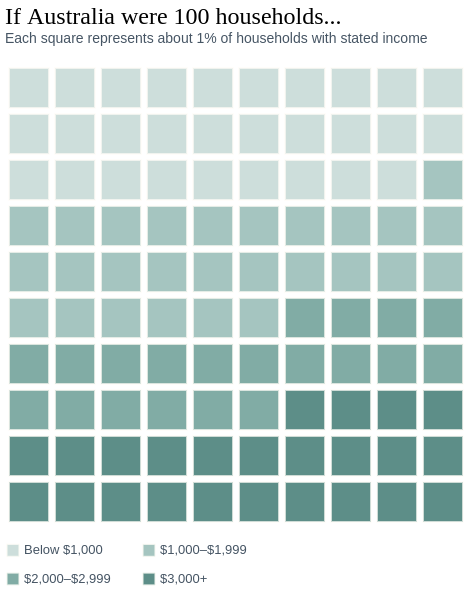

This figure's Vega-Lite source:
### Vega-Lite specification from a JSON file in a GitHub repository (floating-point values rounded to 4 significant figures)
{"$schema": "https://vega.github.io/schema/vega-lite/v6.json", "description": "100-unit summary of Australian weekly household income in 2021.", "data": {"sequence": {"start": 0, "stop": 100, "step": 1, "as": "unit"}}, "transform": [{"calculate": "datum.unit % 10", "as": "column"}, {"calculate": "floor(datum.unit / 10)", "as": "row"}, {"calculate": "datum.unit < 29 ? 'Below $1,000' : datum.unit < 56 ? '$1,000–$1,999' : datum.unit < 76 ? '$2,000–$2,999' : '$3,000+'", "as": "income_group"}], "title": {"text": "If Australia were 100 households...", "subtitle": "Each square represents about 1% of households with stated income", "anchor": "start", "font": "Georgia", "fontSize": 24, "fontWeight": "normal", "subtitleFont": "Arial", "subtitleFontSize": 14, "subtitleColor": "#465564", "offset": 18}, "mark": {"type": "square", "size": 1600, "stroke": "#fffdf8", "strokeWidth": 2}, "encoding": {"x": {"field": "column", "type": "ordinal", "axis": null}, "y": {"field": "row", "type": "ordinal", "sort": "ascending", "axis": null}, "color": {"field": "income_group", "type": "nominal", "scale": {"domain": ["Below $1,000", "$1,000–$1,999", "$2,000–$2,999", "$3,000+"], "range": ["#b8d1cc", "#7fada5", "#4c897f", "#195e56"]}, "legend": {"title": null, "orient": "bottom", "direction": "horizontal", "columns": 2, "labelFont": "Arial", "labelFontSize": 13, "labelColor": "#465564", "symbolType": "square", "symbolSize": 150, "columnPadding": 28, "rowPadding": 9, "offset": 18}}, "tooltip": [{"field": "income_group", "type": "nominal", "title": "Weekly household income"}]}, "width": {"step": 46}, "height": {"step": 46}, "config": {"background": null, "view": {"stroke": null}}}
